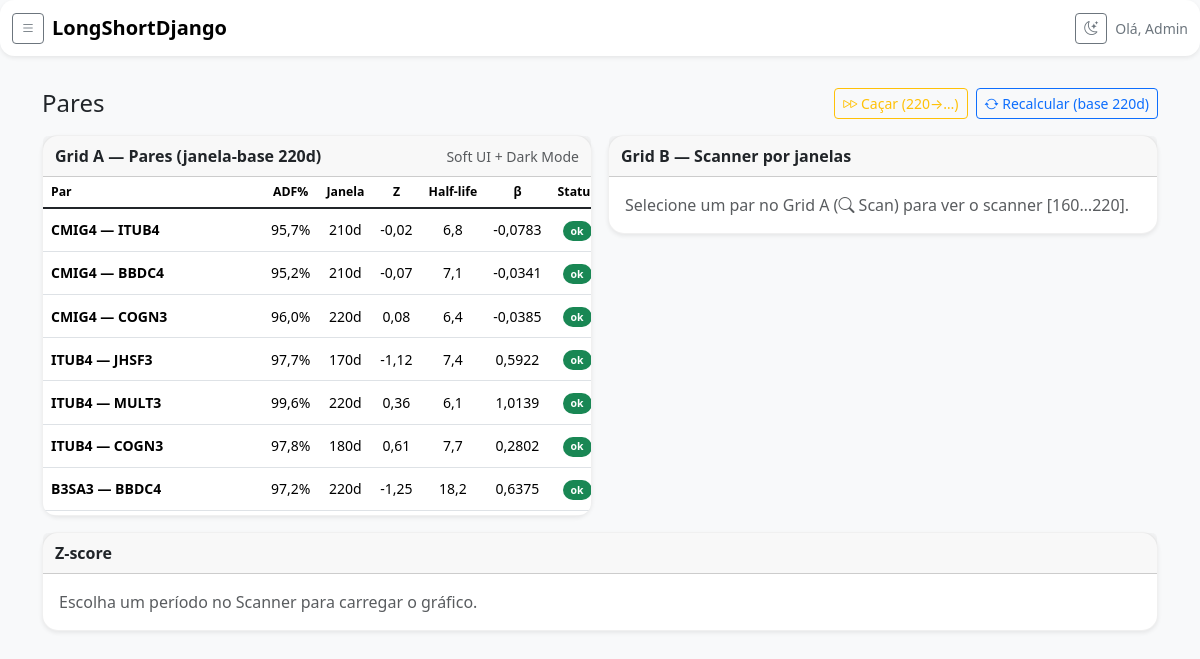
Screenshot of /pares/ (signed in) with the database file from the repository.
### pairs/models.py (models this page shows)
class Pair(models.Model):
    left = models.ForeignKey(Asset, on_delete=models.CASCADE, related_name="pairs_left")
    right = models.ForeignKey(Asset, on_delete=models.CASCADE, related_name="pairs_right")
    base_window = models.IntegerField(default=220)
    chosen_window = models.IntegerField(null=True, blank=True)
    scan_cache_json = models.JSONField(null=True, blank=True)
    scan_cached_at = models.DateTimeField(null=True, blank=True)
    def __str__(self):
        return f"{self.left.ticker} — {self.right.ticker}"

### acoes/models.py (models this page shows, shortened)
class Asset(models.Model):
    ticker = models.CharField(max_length=10, unique=True)
    ticker_yf = models.CharField(max_length=20, blank=True, default="")
    name = models.CharField(max_length=100, blank=True, default="")
    is_active = models.BooleanField(default=True)
    logo_prefix = models.CharField(max_length=4, blank=True, default="")

### pairs/views.py (the view)
# urls.py: path("", views.pairs_home, name="home"),
@require_GET
def pairs_home(request: HttpRequest) -> HttpResponse:
    qs = Pair.objects.all().order_by("id")
    pairs = [p for p in qs if (p.scan_cache_json or {}).get("base", {}).get("status") == "ok"]
    context = {
        "pairs": pairs,
        "BASE_WINDOW": BASE_WINDOW,
        "DEFAULT_WINDOWS": DEFAULT_WINDOWS,
        "current": "pares",
    }
    return render(request, "pairs/pairs_home.html", context)

### pairs/templates/pairs/pairs_home.html (shortened to what this page needs)
{% extends "_base.html" %}
{% load static %}
{% block content %}
<div class="py-3">
  <div class="d-flex align-items-center justify-content-between mb-3">
    <h1 class="h4 mb-0">Pares</h1>
    <div class="d-flex gap-2">
      <form method="post" action="{% url 'pairs:refresh' %}?hunt=1" class="d-inline">
        <button class="btn btn-outline-warning btn-sm" title="Diminuir janelas até achar pelo menos 1 par">
          <i class="bi bi-fast-forward"></i> Caçar ({{ BASE_WINDOW }}→…)
        </button>
      </form>
      <form method="post" action="{% url 'pairs:refresh' %}" class="d-inline">
        <button class="btn btn-outline-primary btn-sm">
          <i class="bi bi-arrow-repeat"></i> Recalcular (base {{ BASE_WINDOW }}d)
        </button>
      </form>
    </div>
  </div>
  <div class="row g-3">
    <div class="col-12 col-xl-6">
      <div class="card shadow-sm rounded-4 soft-card">
        <div class="card-header d-flex align-items-center justify-content-between card-header-compact">
          <span class="fw-semibold">Grid A — Pares (janela-base {{ BASE_WINDOW }}d)</span>
          <span class="text-body-secondary small">Soft UI + Dark Mode</span>
        </div>
        <div class="card-body p-0">
          {% include "pairs/_pairs_table.html" with pairs=pairs %}
        </div>
      </div>
    </div>
    <div class="col-12 col-xl-6">
      <div class="card shadow-sm rounded-4 soft-card">
        <div class="card-header d-flex align-items-center justify-content-between card-header-compact">
          <span class="fw-semibold">Grid B — Scanner por janelas</span>
        </div>
        <div class="card-body p-0" id="scanPane">
          <div class="p-3 text-body-secondary">
            Selecione um par no Grid A (<i class="bi bi-search"></i> Scan) para ver o scanner [160…220].
          </div>
        </div>
      </div>
    </div>
  </div>
  <div class="card shadow-sm rounded-4 soft-card mt-3">
    <div class="card-header d-flex align-items-center justify-content-between card-header-compact">
      <span class="fw-semibold">Z-score</span>
    </div>
    <div class="card-body" id="zChartPane">
      <div class="text-body-secondary">Escolha um período no Scanner para carregar o gráfico.</div>
    </div>
  </div>
</div>
{% endblock %}

### templates/_base.html (shortened to what this page needs)
{% load static %}
<!doctype html>
<html lang="pt-br" data-bs-theme="light">
  <head>
    <link href="https://cdn.jsdelivr.net/npm/bootstrap@5.3.3/dist/css/bootstrap.min.css" rel="stylesheet">
    <link href="https://cdn.jsdelivr.net/npm/bootstrap-icons@1.11.3/font/bootstrap-icons.css" rel="stylesheet">
    <link href="{% static 'css/soft-ui.css' %}?v=4" rel="stylesheet">
  </head>
  <body class="bg-body-tertiary">
    <nav class="navbar navbar-expand-lg bg-body shadow-sm">
      <div class="container-fluid">
        <button class="btn btn-outline-secondary btn-sm me-2"
                data-bs-toggle="offcanvas" data-bs-target="#appSidebar" aria-controls="appSidebar">
          <i class="bi bi-list"></i>
        </button>
        <a class="navbar-brand fw-semibold" href="{% url 'core:home' %}">
          LongShortDjango
        </a>
        <div class="d-flex align-items-center ms-auto gap-2">
          <button type="button" class="btn btn-outline-secondary btn-sm"
                  title="Alternar tema" id="themeToggle" data-toggle-theme>
            <i class="bi bi-moon-stars"></i>
          </button>
          {% if request.user.is_authenticated %}
            <span class="text-secondary small d-none d-sm-inline">Olá, {{ request.user.username }}</span>
          {% endif %}
        </div>
      </div>
    </nav>
    <main class="container my-3">
      {% block content %}{% endblock %}
    </main>
  </body>
</html>

### pairs/templates/pairs/_pairs_table.html (shortened to what this page needs)
<div class="table-responsive card-scroll rows-7">
  <table class="table table-hover table-sm align-middle mb-0 table-compact table-sticky">
    <colgroup>
      <col class="col-par">
      <col class="col-adf">
      <col class="col-janela">
      <col class="col-z">
      <col class="col-half">
      <col class="col-beta">
      <col class="col-status">
      <col class="col-actions">
    </colgroup>
    <thead class="table-light">
      <tr class="text-secondary small">
        <th class="sticky-col">Par</th>
        <th class="text-center">ADF%</th>
        <th class="text-center">Janela</th>
        <th class="text-center">Z</th>
        <th class="text-center">Half-life</th>
        <th class="text-center">β</th>
        <th class="text-center">Status</th>
      </tr>
    </thead>
    <tbody class="table-group-divider">
      {% for pair in pairs %}
        {% with cw=pair.chosen_window|default:BASE_WINDOW base=pair.scan_cache_json.base %}
        <tr>
          <td class="sticky-col">
            <div class="d-flex align-items-center gap-2">
              <div class="fw-semibold text-truncate">{{ pair }}</div>
            </div>
          </td>
          <td class="text-center">
            {% if base and base.status == "ok" and base.adf_pct %}
              {{ base.adf_pct|floatformat:1 }}%
            {% else %}
              <span class="badge text-bg-secondary badge-pill">—</span>
            {% endif %}
          </td>
          <td class="text-center">{{ cw }}d</td>
          <td class="text-center">
            {% if base and base.status == "ok" and base.zscore is not None %}
              {{ base.zscore|floatformat:2 }}
            {% else %}—{% endif %}
          </td>
          <td class="text-center">
            {% if base and base.status == "ok" and base.half_life is not None %}
              {{ base.half_life|floatformat:1 }}
            {% else %}—{% endif %}
          </td>
          <td class="text-center">
            {% if base and base.status == "ok" and base.beta is not None %}
              {{ base.beta|floatformat:4 }}
            {% else %}—{% endif %}
          </td>
          <td class="text-center">
            {% if base %}
              {% if base.status == "ok" %}
                <span class="badge text-bg-success badge-pill">ok</span>
              {% elif base.status == "reprovado" %}
                <span class="badge text-bg-warning badge-pill" title="{{ base.message|default:'reprovado' }}">reprovado</span>
              {% else %}
                <span class="badge text-bg-secondary badge-pill">{{ base.status }}</span>
              {% endif %}
            {% else %}
              <span class="badge text-bg-secondary badge-pill">base</span>
            {% endif %}
          </td>
        </tr>
        {% endwith %}
      {% empty %}
        <tr>
          <td colspan="8" class="text-center py-4 text-body-secondary">Nenhum par cadastrado.</td>
        </tr>
      {% endfor %}
    </tbody>
  </table>
</div>

### static/css/soft-ui.css (style rules this page uses)
:root { --soft-radius: 0.9rem; --soft-shadow: 0 6px 16px rgba(0,0,0,.08); --row-h: 42px; --thead-h: 44px; }
.soft-card, .card.soft-card { border:1px solid rgba(0,0,0,.06); border-radius:var(--soft-radius); box-shadow:var(--soft-shadow); }
.navbar, .offcanvas, .card { border-radius: var(--soft-radius); }
.table-compact { font-size:.875rem; }
.table-compact th, .table-compact td { padding:.35rem .5rem; vertical-align:middle; white-space:nowrap; }
.table-compact tbody tr { height: var(--row-h); }
.table-compact td.text-center, .table-compact th.text-center { font-variant-numeric: tabular-nums; }
.table-sticky thead th { position:sticky; top:0; z-index:2; background:var(--bs-body-bg); }
.sticky-col { position:sticky; left:0; z-index:1; background:var(--bs-body-bg); }
.card-scroll { overflow-y:auto; overflow-x:auto; border-radius:0 0 .75rem .75rem; }
.card-scroll.rows-7 { max-height: calc(var(--thead-h) + 7 * var(--row-h)); }
.col-par { min-width:220px; }
.col-adf { width:92px; }
.col-janela { width:84px; }
.col-z { width:80px; }
.col-half { width:94px; }
.col-beta { width:96px; }
.col-status { width:90px; }
.card-header-compact { padding:.5rem .75rem; }
.badge-pill { border-radius:999px; padding:.3rem .5rem; }

### rows the page displays
Pair: left+right "CMIG4 — ITUB4", scan_cache_json.base.adf_pct "95,7", chosen_window "210", scan_cache_json.base.zscore "-0,02", scan_cache_json.base.half_life "6,8", scan_cache_json.base.beta "-0,0783", shows "ok"
Pair: left+right "CMIG4 — BBDC4", scan_cache_json.base.adf_pct "95,2", chosen_window "210", scan_cache_json.base.zscore "-0,07", scan_cache_json.base.half_life "7,1", scan_cache_json.base.beta "-0,0341", shows "ok"
Pair: left+right "CMIG4 — COGN3", scan_cache_json.base.adf_pct "96,0", base_window "220", scan_cache_json.base.zscore "0,08", scan_cache_json.base.half_life "6,4", scan_cache_json.base.beta "-0,0385", shows "ok"
Pair: left+right "ITUB4 — JHSF3", scan_cache_json.base.adf_pct "97,7", chosen_window "170", scan_cache_json.base.zscore "-1,12", scan_cache_json.base.half_life "7,4", scan_cache_json.base.beta "0,5922", shows "ok"
Pair: left+right "ITUB4 — MULT3", scan_cache_json.base.adf_pct "99,6", base_window "220", scan_cache_json.base.zscore "0,36", scan_cache_json.base.half_life "6,1", scan_cache_json.base.beta "1,0139", shows "ok"
Pair: left+right "ITUB4 — COGN3", scan_cache_json.base.adf_pct "97,8", chosen_window "180", scan_cache_json.base.zscore "0,61", scan_cache_json.base.half_life "7,7", scan_cache_json.base.beta "0,2802", shows "ok"
Pair: left+right "B3SA3 — BBDC4", scan_cache_json.base.adf_pct "97,2", base_window "220", scan_cache_json.base.zscore "-1,25", scan_cache_json.base.half_life "18,2", scan_cache_json.base.beta "0,6375", shows "ok"

### other values shown
{{ request.user.username }} "Admin"
{{ BASE_WINDOW }} "220"
